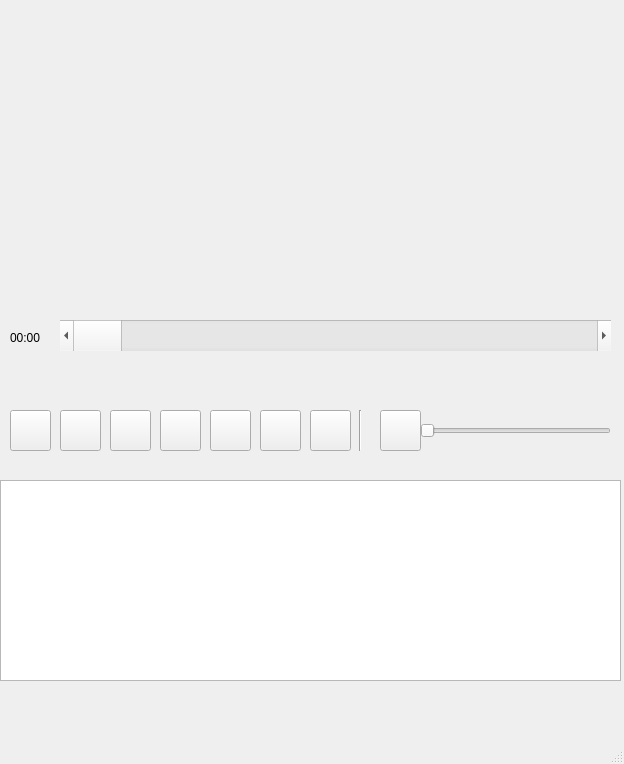
<?xml version="1.0" encoding="UTF-8"?>
<ui version="4.0">
 <class>MainWindow</class>
 <widget class="QMainWindow" name="MainWindow">
  <property name="geometry">
   <rect>
    <x>0</x>
    <y>0</y>
    <width>624</width>
    <height>764</height>
   </rect>
  </property>
  <property name="windowTitle">
   <string>MainWindow</string>
  </property>
  <widget class="QWidget" name="centralwidget">
   <widget class="QLabel" name="label">
    <property name="geometry">
     <rect>
      <x>0</x>
      <y>10</y>
      <width>621</width>
      <height>291</height>
     </rect>
    </property>
    <property name="layoutDirection">
     <enum>Qt::LeftToRight</enum>
    </property>
    <property name="text">
     <string/>
    </property>
    <property name="pixmap">
     <pixmap>image/tai_nghe.jpg</pixmap>
    </property>
    <property name="scaledContents">
     <bool>true</bool>
    </property>
   </widget>
   <widget class="QWidget" name="widget" native="true">
    <property name="geometry">
     <rect>
      <x>0</x>
      <y>400</y>
      <width>621</width>
      <height>281</height>
     </rect>
    </property>
    <widget class="QPushButton" name="ngau_nhien">
     <property name="geometry">
      <rect>
       <x>10</x>
       <y>10</y>
       <width>41</width>
       <height>41</height>
      </rect>
     </property>
     <property name="font">
      <font>
       <pointsize>24</pointsize>
      </font>
     </property>
     <property name="text">
      <string/>
     </property>
     <property name="icon">
      <iconset>
       <normaloff>image/random.jpeg</normaloff>image/random.jpeg</iconset>
     </property>
     <property name="iconSize">
      <size>
       <width>35</width>
       <height>35</height>
      </size>
     </property>
    </widget>
    <widget class="QPushButton" name="lap_lai">
     <property name="geometry">
      <rect>
       <x>260</x>
       <y>10</y>
       <width>41</width>
       <height>41</height>
      </rect>
     </property>
     <property name="font">
      <font>
       <pointsize>24</pointsize>
      </font>
     </property>
     <property name="text">
      <string/>
     </property>
     <property name="icon">
      <iconset>
       <normaloff>image/LapLai.png</normaloff>image/LapLai.png</iconset>
     </property>
     <property name="iconSize">
      <size>
       <width>32</width>
       <height>32</height>
      </size>
     </property>
    </widget>
    <widget class="QSlider" name="volume">
     <property name="geometry">
      <rect>
       <x>420</x>
       <y>20</y>
       <width>191</width>
       <height>22</height>
      </rect>
     </property>
     <property name="orientation">
      <enum>Qt::Horizontal</enum>
     </property>
    </widget>
    <widget class="Line" name="line">
     <property name="geometry">
      <rect>
       <x>350</x>
       <y>10</y>
       <width>20</width>
       <height>41</height>
      </rect>
     </property>
     <property name="orientation">
      <enum>Qt::Vertical</enum>
     </property>
    </widget>
    <widget class="QPushButton" name="loa_active">
     <property name="geometry">
      <rect>
       <x>380</x>
       <y>10</y>
       <width>41</width>
       <height>41</height>
      </rect>
     </property>
     <property name="font">
      <font>
       <pointsize>24</pointsize>
      </font>
     </property>
     <property name="text">
      <string/>
     </property>
     <property name="icon">
      <iconset>
       <normaloff>image/loa.png</normaloff>image/loa.png</iconset>
     </property>
     <property name="iconSize">
      <size>
       <width>35</width>
       <height>35</height>
      </size>
     </property>
     <property name="checkable">
      <bool>false</bool>
     </property>
    </widget>
    <widget class="QPushButton" name="lui_bai">
     <property name="geometry">
      <rect>
       <x>60</x>
       <y>10</y>
       <width>41</width>
       <height>41</height>
      </rect>
     </property>
     <property name="font">
      <font>
       <pointsize>24</pointsize>
      </font>
     </property>
     <property name="text">
      <string/>
     </property>
     <property name="icon">
      <iconset>
       <normaloff>image/lui_bai.png</normaloff>image/lui_bai.png</iconset>
     </property>
     <property name="iconSize">
      <size>
       <width>32</width>
       <height>32</height>
      </size>
     </property>
    </widget>
    <widget class="QPushButton" name="phat">
     <property name="geometry">
      <rect>
       <x>110</x>
       <y>10</y>
       <width>41</width>
       <height>41</height>
      </rect>
     </property>
     <property name="font">
      <font>
       <pointsize>24</pointsize>
      </font>
     </property>
     <property name="text">
      <string/>
     </property>
     <property name="icon">
      <iconset>
       <normaloff>image/play.png</normaloff>image/play.png</iconset>
     </property>
     <property name="iconSize">
      <size>
       <width>32</width>
       <height>32</height>
      </size>
     </property>
    </widget>
    <widget class="QToolButton" name="tam_dung">
     <property name="geometry">
      <rect>
       <x>160</x>
       <y>10</y>
       <width>41</width>
       <height>41</height>
      </rect>
     </property>
     <property name="font">
      <font>
       <pointsize>24</pointsize>
      </font>
     </property>
     <property name="text">
      <string/>
     </property>
     <property name="icon">
      <iconset>
       <normaloff>image/tam_dung.png</normaloff>image/tam_dung.png</iconset>
     </property>
     <property name="iconSize">
      <size>
       <width>32</width>
       <height>32</height>
      </size>
     </property>
    </widget>
    <widget class="QPushButton" name="chuyen_bai">
     <property name="geometry">
      <rect>
       <x>210</x>
       <y>10</y>
       <width>41</width>
       <height>41</height>
      </rect>
     </property>
     <property name="font">
      <font>
       <pointsize>24</pointsize>
      </font>
     </property>
     <property name="text">
      <string/>
     </property>
     <property name="icon">
      <iconset>
       <normaloff>image/chuyen_bai.png</normaloff>image/chuyen_bai.png</iconset>
     </property>
     <property name="iconSize">
      <size>
       <width>32</width>
       <height>32</height>
      </size>
     </property>
    </widget>
    <widget class="QPushButton" name="dung_lai">
     <property name="geometry">
      <rect>
       <x>310</x>
       <y>10</y>
       <width>41</width>
       <height>41</height>
      </rect>
     </property>
     <property name="font">
      <font>
       <pointsize>24</pointsize>
      </font>
     </property>
     <property name="text">
      <string/>
     </property>
     <property name="icon">
      <iconset>
       <normaloff>image/ket_thuc.png</normaloff>image/ket_thuc.png</iconset>
     </property>
     <property name="iconSize">
      <size>
       <width>32</width>
       <height>32</height>
      </size>
     </property>
    </widget>
    <widget class="QTableWidget" name="table_list">
     <property name="geometry">
      <rect>
       <x>0</x>
       <y>80</y>
       <width>621</width>
       <height>201</height>
      </rect>
     </property>
    </widget>
   </widget>
   <widget class="QWidget" name="widget_2" native="true">
    <property name="geometry">
     <rect>
      <x>0</x>
      <y>310</y>
      <width>621</width>
      <height>51</height>
     </rect>
    </property>
    <widget class="QScrollBar" name="noi_dung_mp3">
     <property name="geometry">
      <rect>
       <x>60</x>
       <y>10</y>
       <width>551</width>
       <height>31</height>
      </rect>
     </property>
     <property name="orientation">
      <enum>Qt::Horizontal</enum>
     </property>
    </widget>
    <widget class="QLabel" name="time_label">
     <property name="geometry">
      <rect>
       <x>10</x>
       <y>20</y>
       <width>41</width>
       <height>16</height>
      </rect>
     </property>
     <property name="text">
      <string>00:00</string>
     </property>
    </widget>
   </widget>
  </widget>
  <widget class="QMenuBar" name="menubar">
   <property name="geometry">
    <rect>
     <x>0</x>
     <y>0</y>
     <width>624</width>
     <height>26</height>
    </rect>
   </property>
  </widget>
  <widget class="QStatusBar" name="statusbar"/>
 </widget>
 <resources/>
 <connections/>
</ui>
